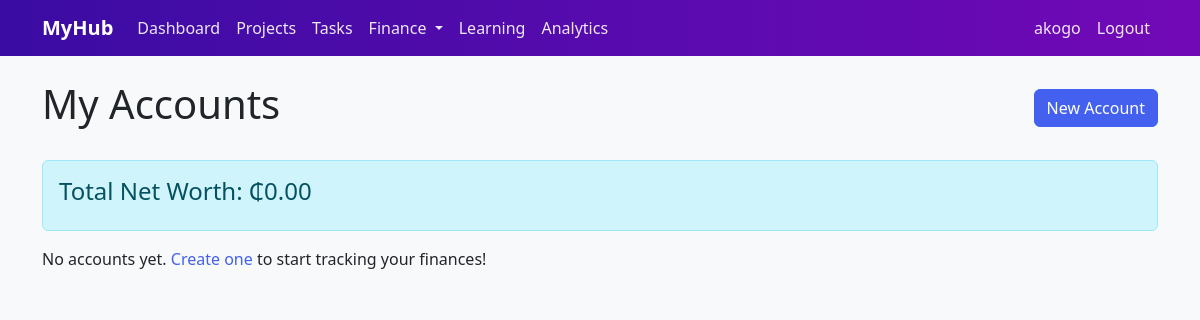
Before: /finance/accounts/ (signed in) with the older database file.
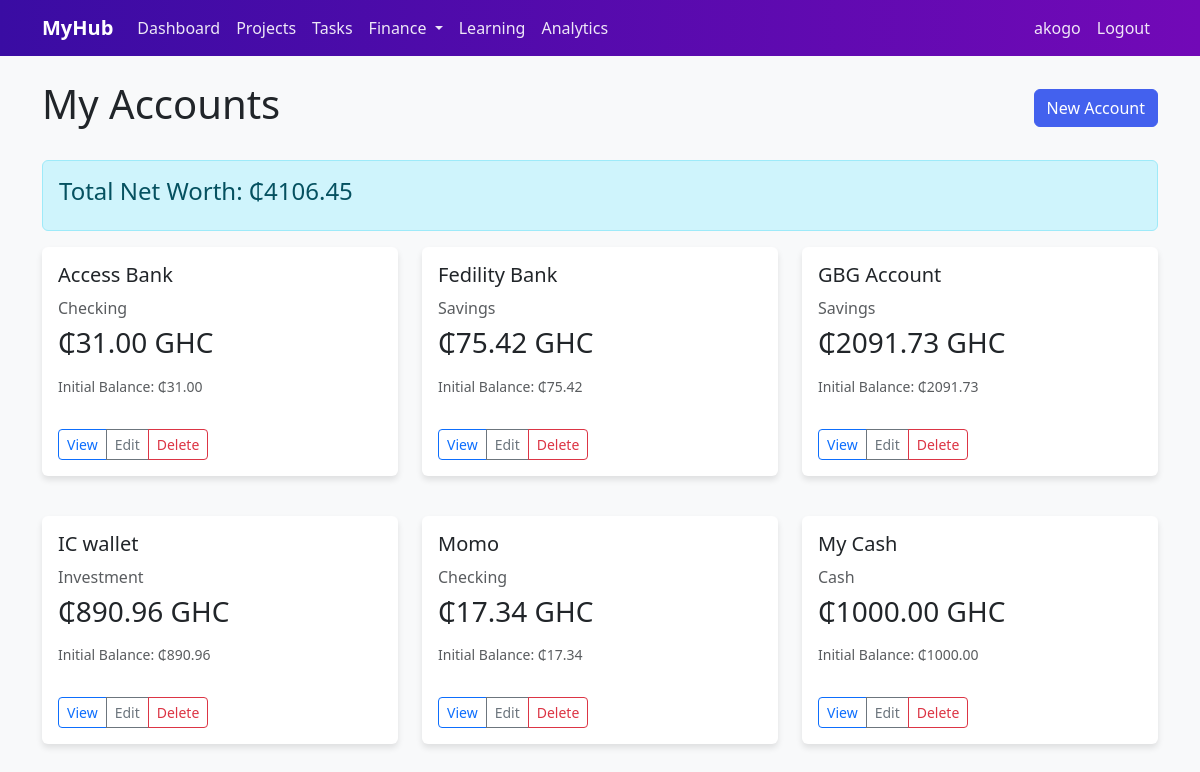
After: the same page with the newer database file.
### finance/models.py (models this page shows, shortened)
class Account(models.Model):
    ACCOUNT_TYPES = (
        ('checking', 'Checking'),
        ('savings', 'Savings'),
        ('credit_card', 'Credit Card'),
        ('cash', 'Cash'),
        ('investment', 'Investment'),
        ('other', 'Other'),
    )
    name = models.CharField(max_length=200)
    account_type = models.CharField(max_length=20, choices=ACCOUNT_TYPES, default='checking')
    user = models.ForeignKey(settings.AUTH_USER_MODEL, on_delete=models.CASCADE, related_name='accounts')
    currency = models.CharField(max_length=10, default='GHS')
    initial_balance = models.DecimalField(max_digits=12, decimal_places=2, default=0.00, help_text="Starting balance when you began tracking this account")
    created_at = models.DateTimeField(auto_now_add=True)
    updated_at = models.DateTimeField(auto_now=True)
    is_active = models.BooleanField(default=True)
    class Meta:
        ordering = ['name']
    def current_balance(self):
        total_income = self.transactions.filter(t_type='income').aggregate(
            total=models.Sum('amount')
        )['total'] or 0
        total_expense = self.transactions.filter(t_type='expense').aggregate(
            total=models.Sum('amount')
        )['total'] or 0
        return self.initial_balance + total_income - total_expense

### finance/views.py (the view)
# urls.py: path('accounts/', AccountListView.as_view(), name='account_list'),
class AccountListView(LoginRequiredMixin, generic.ListView):
    model = Account
    template_name = 'finance/account_list.html'
    context_object_name = 'accounts'
    def get_queryset(self):
        return Account.objects.filter(user=self.request.user)
    def get_context_data(self, **kwargs):
        context = super().get_context_data(**kwargs)
        accounts = context['accounts']
        total_balance = sum(acc.current_balance() for acc in accounts)
        context['total_balance'] = total_balance
        return context

### templates/finance/account_list.html (shortened to what this page needs)
{% extends "base.html" %}
{% load static %}
{% block content %}
<div class="d-flex justify-content-between align-items-center mb-4">
    <h1>My Accounts</h1>
    <a href="{% url 'finance:account_create' %}" class="btn btn-primary">New Account</a>
</div>
<div class="alert alert-info">
    <h4>Total Net Worth: ₵{{ total_balance|floatformat:2 }}</h4>
</div>
<div class="row">
    {% for account in accounts %}
        <div class="col-md-4 mb-4">
            <div class="card {% if not account.is_active %}bg-light{% endif %}">
                <div class="card-body">
                    <div class="d-flex justify-content-between align-items-start mb-2">
                        <h5 class="card-title">{{ account.name }}</h5>
                    </div>
                    <h6 class="card-subtitle mb-2 text-muted">{{ account.get_account_type_display }}</h6>
                    <h3 class="mb-3">₵{{ account.current_balance|floatformat:2 }} {{ account.currency }}</h3>
                    <p class="text-muted small">Initial Balance: ₵{{ account.initial_balance|floatformat:2 }}</p>
                    <div class="btn-group">
                        <a href="{% url 'finance:account_detail' account.pk %}" class="btn btn-sm btn-outline-primary">View</a>
                        <a href="{% url 'finance:account_update' account.pk %}" class="btn btn-sm btn-outline-secondary">Edit</a>
                        <a href="{% url 'finance:account_delete' account.pk %}" class="btn btn-sm btn-outline-danger">Delete</a>
                    </div>
                </div>
            </div>
        </div>
    {% empty %}
        <div class="col-12">
            <p>No accounts yet. <a href="{% url 'finance:account_create' %}">Create one</a> to start tracking your finances!</p>
        </div>
    {% endfor %}
</div>
{% endblock %}

### templates/base.html (shortened to what this page needs)
{% load static %}
<!DOCTYPE html>
<html lang="en">
<head>
    <link href="https://cdn.jsdelivr.net/npm/bootstrap@5.3.0/dist/css/bootstrap.min.css" rel="stylesheet">
    <link rel="stylesheet" href="https://cdn.jsdelivr.net/npm/bootstrap-icons@1.11.1/font/bootstrap-icons.css">
    <link rel="stylesheet" href="{% static 'css/style.css' %}">
</head>
<body>
    <nav class="navbar navbar-expand-lg navbar-dark bg-dark">
        <div class="container">
            <a class="navbar-brand" href="{% url 'projects:project_list' %}">MyHub</a>
            <div class="collapse navbar-collapse" id="navbarNav">
                <ul class="navbar-nav">
                    <li class="nav-item">
                        <a class="nav-link" href="{% url 'home' %}">Dashboard</a>
                    </li>
                    <li class="nav-item">
                        <a class="nav-link" href="{% url 'projects:project_list' %}">Projects</a>
                    </li>
                    <li class="nav-item">
                        <a class="nav-link" href="{% url 'tasks:task_list' %}">Tasks</a>
                    </li>
                    <li class="nav-item dropdown">
                        <a class="nav-link dropdown-toggle" href="#" id="financeDropdown" role="button" data-bs-toggle="dropdown">
                            Finance
                        </a>
                    </li>
                    <li class="nav-item">
                        <a class="nav-link" href="{% url 'learning:course_list' %}">Learning</a>
                    </li>
                    <li class="nav-item">
                        <a class="nav-link" href="{% url 'analytics:event_list' %}">Analytics</a>
                    </li>
                </ul>
                <ul class="navbar-nav ms-auto">
                    {% if user.is_authenticated %}
                        <li class="nav-item">
                            <span class="nav-link">{{ user.username }}</span>
                        </li>
                        <li class="nav-item">
                            <form method="post" action="{% url 'logout' %}" style="display: inline;">
                                <button type="submit" class="btn nav-link" style="border: none; background: none; cursor: pointer;">Logout</button>
                            </form>
                        </li>
                    {% endif %}
                </ul>
            </div>
        </div>
    </nav>
    <div class="container mt-4">
        {% block content %}
        {% endblock %}
    </div>
</body>
</html>

### static/css/style.css (style rules this page uses)
:root { --color-neon-pink: #F72585; --color-purple: #7209B7; --color-grape: #3A0CA3; --color-blue: #4361EE; --color-sky-blue: #4CC9F0; }
body { background-color: #f8f9fa; }
.navbar { background-color: var(--color-grape) !important; background: linear-gradient(to right, var(--color-grape), var(--color-purple)); }
.navbar-brand { font-weight: bold; color: white !important; }
.nav-link { color: rgba(255, 255, 255, 0.9) !important; transition: color 0.3s ease; }
.btn-primary { background-color: var(--color-blue); border-color: var(--color-blue); }
.card { border: none; box-shadow: 0 4px 6px rgba(0,0,0,0.1); margin-bottom: 1rem; transition: transform 0.2s; }
a { color: var(--color-blue); text-decoration: none; }
.btn-group { margin-top: 1rem; }

Changed rows visible on the page:
added Account: name "Access Bank", account_type "Checking", current_balance "31.00", currency "GHC", initial_balance "31.00"
added Account: name "Fedility Bank", account_type "Savings", current_balance "75.42", currency "GHC", initial_balance "75.42"
added Account: name "GBG Account", account_type "Savings", current_balance "2091.73", currency "GHC", initial_balance "2091.73"
added Account: name "IC wallet", account_type "Investment", current_balance "890.96", currency "GHC", initial_balance "890.96"
added Account: name "Momo", account_type "Checking", current_balance "17.34", currency "GHC", initial_balance "17.34"
added Account: name "My Cash", account_type "Cash", current_balance "1000.00", currency "GHC", initial_balance "1000.00"
Other visible differences:
{{ total_balance|floatformat:2 }}: "0.00" → "4106.45"
text no longer shown: "No accounts yet. Create one to start tracking your finances!"
